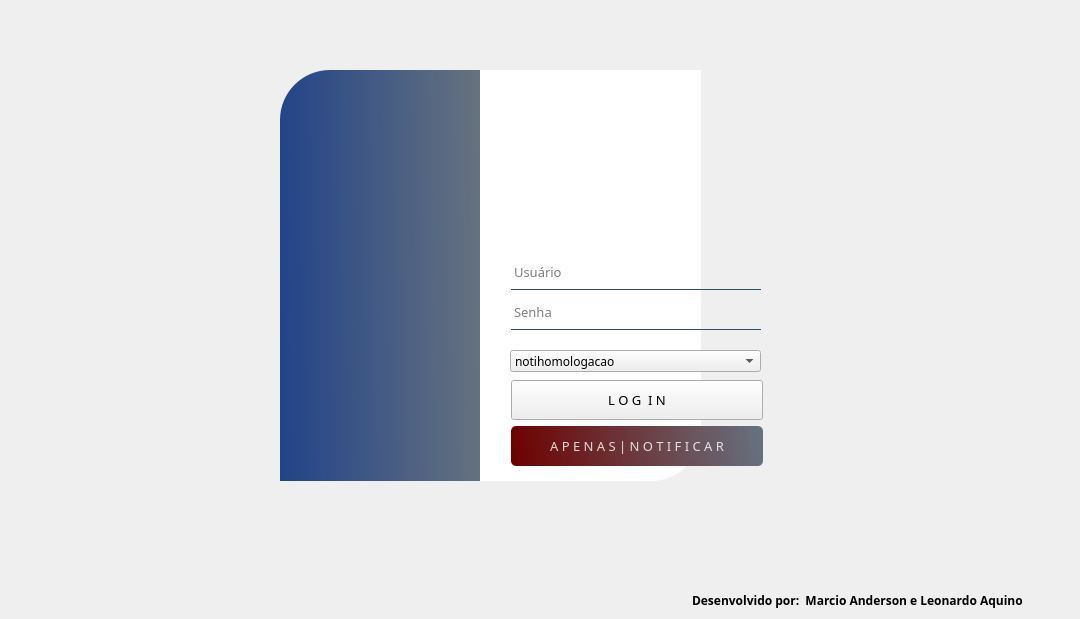
                 <widget class="QWidget" name="page_6">
                  <widget class="QWidget" name="widget_2" native="true">
                   <property name="geometry">
                    <rect>
                     <x>190</x>
                     <y>60</y>
                     <width>611</width>
                     <height>511</height>
                    </rect>
                   </property>
                   <widget class="QLabel" name="label_6">
                    <property name="geometry">
                     <rect>
                      <x>90</x>
                      <y>10</y>
                      <width>201</width>
                      <height>411</height>
                     </rect>
                    </property>
                    <property name="styleSheet">
                     <string notr="true">background-color: qlineargradient(spread:pad, x1:0, y1:0.505682, x2:1, y2:0.477, stop:0 rgba(0, 39,119, 219), stop:1 rgba(85, 98, 112, 226));
	color:rgba(255, 255, 255, 210);
border-top-left-radius:50px;</string>
                    </property>
                    <property name="text">
                     <string/>
                    </property>
                   </widget>
                   <widget class="QLabel" name="label_7">
                    <property name="geometry">
                     <rect>
                      <x>290</x>
                      <y>10</y>
                      <width>221</width>
                      <height>411</height>
                     </rect>
                    </property>
                    <property name="styleSheet">
                     <string notr="true">background-color: rgb(255, 255, 255);
border-bottom-right-radius:50px;</string>
                    </property>
                    <property name="text">
                     <string/>
                    </property>
                   </widget>
                   <widget class="QLineEdit" name="lineEdit">
                    <property name="geometry">
                     <rect>
                      <x>321</x>
                      <y>200</y>
                      <width>250</width>
                      <height>30</height>
                     </rect>
                    </property>
                    <property name="minimumSize">
                     <size>
                      <width>250</width>
                      <height>30</height>
                     </size>
                    </property>
                    <property name="font">
                     <font>
                      <family>Reem Kufi</family>
                      <pointsize>10</pointsize>
                      <bold>false</bold>
                     </font>
                    </property>
                    <property name="styleSheet">
                     <string notr="true">background-color: rgba(0,0,0,0);
border:1px solid rgba(0,0,0,0);
border-bottom-color:rgba(46,82,101,255);
color:rgb(0,0,0);
padding-bottom:7px</string>
                    </property>
                    <property name="text">
                     <string/>
                    </property>
                    <property name="placeholderText">
                     <string>Usuário</string>
                    </property>
                   </widget>
                   <widget class="QLineEdit" name="lineEdit_2">
                    <property name="geometry">
                     <rect>
                      <x>321</x>
                      <y>240</y>
                      <width>250</width>
                      <height>30</height>
                     </rect>
                    </property>
                    <property name="minimumSize">
                     <size>
                      <width>250</width>
                      <height>30</height>
                     </size>
                    </property>
                    <property name="font">
                     <font>
                      <family>Reem Kufi</family>
                      <pointsize>10</pointsize>
                      <bold>false</bold>
                     </font>
                    </property>
                    <property name="styleSheet">
                     <string notr="true">background-color: rgba(0,0,0,0);
border:1px solid rgba(0,0,0,0);
border-bottom-color:rgba(46,82,101,255);
color:rgb(0,0,0);
padding-bottom:7px</string>
                    </property>
                    <property name="text">
                     <string/>
                    </property>
                    <property name="echoMode">
                     <enum>QLineEdit::Password</enum>
                    </property>
                    <property name="placeholderText">
                     <string>Senha</string>
                    </property>
                   </widget>
                   <widget class="QLabel" name="label_8">
                    <property name="geometry">
                     <rect>
                      <x>365</x>
                      <y>0</y>
                      <width>151</width>
                      <height>151</height>
                     </rect>
                    </property>
                    <property name="minimumSize">
                     <size>
                      <width>151</width>
                      <height>151</height>
                     </size>
                    </property>
                    <property name="styleSheet">
                     <string notr="true">image: url(:/Imagem/0806/login.png);</string>
                    </property>
                    <property name="text">
                     <string/>
                    </property>
                   </widget>
                   <widget class="QComboBox" name="comboBox_2">
                    <property name="geometry">
                     <rect>
                      <x>320</x>
                      <y>290</y>
                      <width>251</width>
                      <height>22</height>
                     </rect>
                    </property>
                    <property name="font">
                     <font>
                      <family>Reem Kufi</family>
                      <bold>false</bold>
                     </font>
                    </property>
                    <item>
                     <property name="text">
                      <string>notihomologacao</string>
                     </property>
                    </item>
                    <item>
                     <property name="text">
                      <string>notiproducao</string>
                     </property>
                    </item>
                   </widget>
                   <widget class="QWidget" name="layoutWidget_21">
                    <property name="geometry">
                     <rect>
                      <x>321</x>
                      <y>320</y>
                      <width>252</width>
                      <height>88</height>
                     </rect>
                    </property>
                    <layout class="QVBoxLayout" name="verticalLayout_5">
                     <item>
                      <widget class="QPushButton" name="btn_login_2">
                       <property name="minimumSize">
                        <size>
                         <width>250</width>
                         <height>40</height>
                        </size>
                       </property>
                       <property name="font">
                        <font>
                         <family>Reem Kufi</family>
                         <pointsize>10</pointsize>
                         <bold>false</bold>
                        </font>
                       </property>
                       <property name="toolTip">
                        <string>Informe Usuário e Senha e efetue o login</string>
                       </property>
                       <property name="styleSheet">
                        <string notr="true">QPushButton#btn_login{
	background-color: qlineargradient(spread:pad, x1:0, y1:0.505682, x2:1, y2:0.477,stop:0 rgba(0, 39,119, 219), stop:1 rgba(85, 98, 112, 226));
	color:rgba(255, 255, 255, 210);
	border-radius: 5px;
}
QPushButton#btn_login:hover{
	background-color: qlineargradient(spread:pad, x1:0, y1:0.505682,x2:1,y2:0.477, stop:0 rgba(150, 123, 111, 219), stop:1 rgba(85, 81, 84, 226));
}
QPushButton#btn_login:pressed{
	padding-left:5px;
	padding -top:5px;
	background-color:rgba(150, 123, 111, 255);
}</string>
                       </property>
                       <property name="text">
                        <string>L O G  I N</string>
                       </property>
                       <property name="icon">
                        <iconset>
                         <normaloff>:/Imagem/user (1).png</normaloff>:/Imagem/user (1).png</iconset>
                       </property>
                       <property name="iconSize">
                        <size>
                         <width>24</width>
                         <height>24</height>
                        </size>
                       </property>
                      </widget>
                     </item>
                     <item>
                      <widget class="QPushButton" name="btn_notificaSlogin">
                       <property name="minimumSize">
                        <size>
                         <width>250</width>
                         <height>40</height>
                        </size>
                       </property>
                       <property name="font">
                        <font>
                         <family>Reem Kufi</family>
                         <pointsize>10</pointsize>
                         <bold>false</bold>
                        </font>
                       </property>
                       <property name="styleSheet">
                        <string notr="true">QPushButton#btn_notificaSlogin{
	background-color: qlineargradient(spread:pad, x1:0, y1:0.505682, x2:1, y2:0.477, stop:0 rgba(110, 1, 0, 255), stop:1 rgba(85, 98, 112, 226));
	color:rgba(255, 255, 255, 210);
	border-radius: 5px;
}
QPushButton#btn_notificaSlogin:hover{
	background-color: qlineargradient(spread:pad, x1:0, y1:0.505682,x2:1,y2:0.477, stop:0 rgba(150, 123, 111, 219), stop:1 rgba(85, 81, 84, 226));
}
QPushButton#btn_notificaSlogin:pressed{
	padding-left:5px;
	padding -top:5px;
	background-color:rgba(150, 123, 111, 255);
}</string>
                       </property>
                       <property name="text">
                        <string>A P E N A S | N O T I F I C A R</string>
                       </property>
                       <property name="icon">
                        <iconset>
                         <normaloff>:/Imagem/investigacao.png</normaloff>:/Imagem/investigacao.png</iconset>
                       </property>
                       <property name="iconSize">
                        <size>
                         <width>24</width>
                         <height>24</height>
                        </size>
                       </property>
                      </widget>
                     </item>
                    </layout>
                   </widget>
                  </widget>
                  <widget class="QLabel" name="label_9">
                   <property name="geometry">
                    <rect>
                     <x>650</x>
                     <y>590</y>
                     <width>421</width>
                     <height>20</height>
                    </rect>
                   </property>
                   <property name="font">
                    <font>
                     <family>Rockwell Extra Bold</family>
                     <bold>true</bold>
                    </font>
                   </property>
                   <property name="text">
                    <string>Desenvolvido por:  Marcio Anderson e Leonardo Aquino  </string>
                   </property>
                   <property name="alignment">
                    <set>Qt::AlignCenter</set>
                   </property>
                  </widget>
                 </widget>
